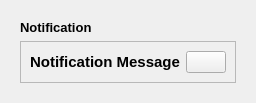
        <widget class="QWidget" name="PopupNotificationContainer" native="true">
         <layout class="QVBoxLayout" name="verticalLayout_19">
          <item>
           <widget class="QWidget" name="PopupNotificationSubContainer" native="true">
            <layout class="QVBoxLayout" name="verticalLayout_20">
             <item>
              <widget class="QLabel" name="label_14">
               <property name="font">
                <font>
                 <pointsize>10</pointsize>
                 <bold>true</bold>
                </font>
               </property>
               <property name="text">
                <string>Notification</string>
               </property>
              </widget>
             </item>
             <item>
              <widget class="QFrame" name="frame_9">
               <property name="frameShape">
                <enum>QFrame::StyledPanel</enum>
               </property>
               <property name="frameShadow">
                <enum>QFrame::Raised</enum>
               </property>
               <layout class="QHBoxLayout" name="horizontalLayout_10">
                <item>
                 <widget class="QLabel" name="label_13">
                  <property name="sizePolicy">
                   <sizepolicy hsizetype="Expanding" vsizetype="Preferred">
                    <horstretch>0</horstretch>
                    <verstretch>0</verstretch>
                   </sizepolicy>
                  </property>
                  <property name="font">
                   <font>
                    <pointsize>11</pointsize>
                    <bold>true</bold>
                   </font>
                  </property>
                  <property name="text">
                   <string>Notification Message</string>
                  </property>
                  <property name="alignment">
                   <set>Qt::AlignCenter</set>
                  </property>
                 </widget>
                </item>
                <item alignment="Qt::AlignRight">
                 <widget class="QPushButton" name="CloseNotifBtn">
                  <property name="toolTip">
                   <string>Close Notification</string>
                  </property>
                  <property name="text">
                   <string/>
                  </property>
                  <property name="icon">
                   <iconset resource="rsc.qrc">
                    <normaloff>:/rsc/img/x-octagon.svg</normaloff>:/rsc/img/x-octagon.svg</iconset>
                  </property>
                  <property name="iconSize">
                   <size>
                    <width>24</width>
                    <height>24</height>
                   </size>
                  </property>
                 </widget>
                </item>
               </layout>
              </widget>
             </item>
            </layout>
           </widget>
          </item>
         </layout>
        </widget>
